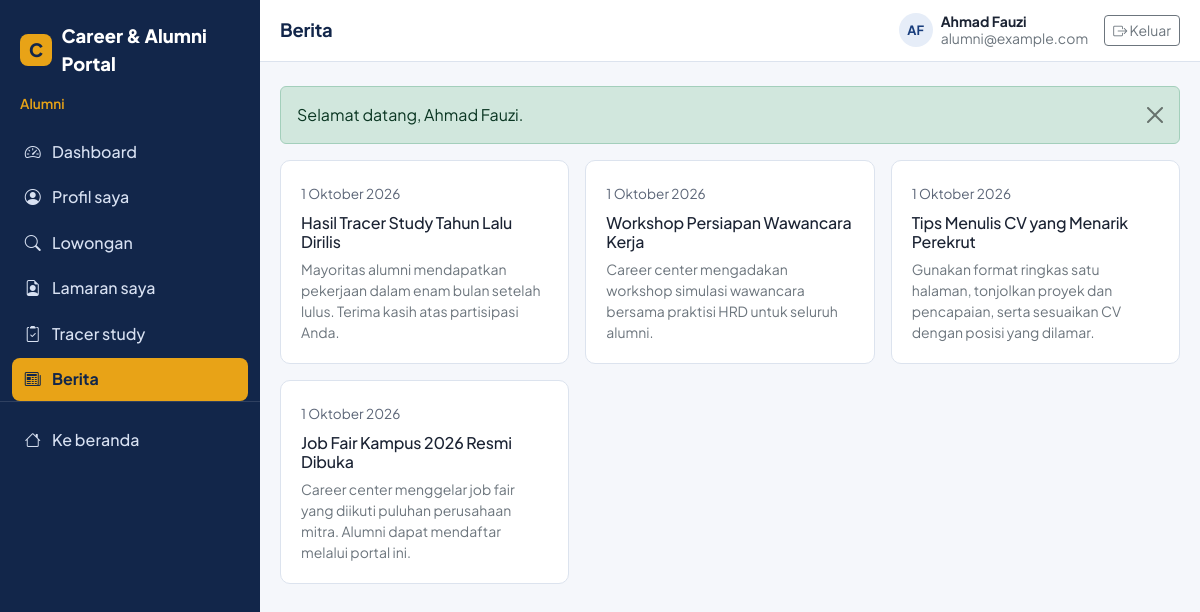
The page /alumni/news.php (signed in) on the database its author committed.
### tables this page shows
CREATE TABLE news (
  id INT UNSIGNED AUTO_INCREMENT PRIMARY KEY,
  author_id INT UNSIGNED NOT NULL,
  title VARCHAR(200) NOT NULL,
  slug VARCHAR(220) NOT NULL UNIQUE,
  content TEXT NOT NULL,
  image VARCHAR(255) NULL,
  status ENUM('draft','published') NOT NULL DEFAULT 'published',
  created_at TIMESTAMP NOT NULL DEFAULT CURRENT_TIMESTAMP,
  updated_at TIMESTAMP NOT NULL DEFAULT CURRENT_TIMESTAMP ON UPDATE CURRENT_TIMESTAMP,
  CONSTRAINT fk_news_author FOREIGN KEY (author_id) REFERENCES users(id) ON DELETE CASCADE,
  INDEX idx_news_status (status, created_at)
);

### config/database.php (called while the page is built, shortened)
<?php
function db(): PDO
{
    static $pdo = null;
    if ($pdo === null) {
        $dsn = 'mysql:host=' . DB_HOST . ';dbname=' . DB_NAME . ';charset=' . DB_CHARSET;
        try {
            $pdo = new PDO($dsn, DB_USER, DB_PASS, [
                PDO::ATTR_ERRMODE            => PDO::ERRMODE_EXCEPTION,
                PDO::ATTR_DEFAULT_FETCH_MODE => PDO::FETCH_ASSOC,
                PDO::ATTR_EMULATE_PREPARES   => false,
            ]);
        } catch (PDOException $e) {
            error_log('DB connection failed: ' . $e->getMessage());
            http_response_code(500);
            exit('Koneksi database gagal. Pastikan MySQL di XAMPP sudah berjalan, database sudah diimport, dan config/database.php sudah benar.');
        }
    }
    return $pdo;
}
function db_all(string $sql, array $params = []): array
{
    $stmt = db()->prepare($sql);
    $stmt->execute($params);
    return $stmt->fetchAll();
}

### alumni/news.php (the view, shortened to what this page needs)
<?php
$rows = db_all("SELECT title, slug, content, created_at FROM news WHERE status = 'published' ORDER BY created_at DESC, id DESC LIMIT 12");
include __DIR__ . '/../components/head.php';
include __DIR__ . '/../components/sidebar.php';
?>
<?php if (!$rows): ?>
  <div class="panel"><div class="empty-state"><i class="bi bi-newspaper"></i>Belum ada berita.</div></div>
<?php else: ?>
  <div class="row g-3">
    <?php foreach ($rows as $n): ?>
      <div class="col-md-6 col-xl-4">
        <a class="news-card d-block text-decoration-none text-reset h-100" href="<?= e(url('news-detail.php?slug=' . urlencode($n['slug']))) ?>" target="_blank">
          <time datetime="<?= e(substr($n['created_at'], 0, 10)) ?>"><?= e(date_id($n['created_at'])) ?></time>
          <h2 class="h6 mt-2"><?= e($n['title']) ?></h2>
          <p class="small text-secondary mb-0"><?= e(excerpt($n['content'], 120)) ?></p>
        </a>
      </div>
    <?php endforeach; ?>
  </div>
<?php endif; ?>
<?php include __DIR__ . '/../components/dash_end.php'; ?>

### assets/css/style.css (style rules this page uses)
:root { --navy: #12264a; --blue: #1f4e9e; --blue-dark: #183d7c; --gold: #e8a317; --surface: #f5f7fb; --card: #ffffff; --line: #dce3ee; --ink: #1b2333; --muted: #5b6577; --success: #1e8e5a; --danger: #c0392b; --radius: 10px; --bs-primary: var(--blue); --bs-body-font-family: 'Plus Jakarta Sans', system-ui, -apple-system, 'Segoe UI', sans-serif; --bs-body-color: var(--ink); --bs-body-bg: var(--surface); }
body { font-family: var(--bs-body-font-family); color: var(--ink); background: var(--surface); }
h1, h2, h3, h4, h5 { color: var(--navy); font-weight: 700; letter-spacing: -0.01em; }
a { color: var(--blue); }
.news-card { background: #fff; border: 1px solid var(--line); border-radius: var(--radius); padding: 1.25rem; height: 100%; }
.news-card time { font-size: .85rem; color: var(--muted); }

### rows shown on the page
news: created_at "1 Oktober 2026", title "Hasil Tracer Study Tahun Lalu Dirilis", content "Mayoritas alumni mendapatkan pekerjaan dalam enam bulan setelah lulus. Terima kasih atas partisipasi Anda."
news: created_at "1 Oktober 2026", title "Workshop Persiapan Wawancara Kerja", content "Career center mengadakan workshop simulasi wawancara bersama praktisi HRD untuk seluruh alumni."
news: created_at "1 Oktober 2026", title "Tips Menulis CV yang Menarik Perekrut", content "Gunakan format ringkas satu halaman, tonjolkan proyek dan pencapaian, serta sesuaikan CV dengan posisi yang dilamar."
news: created_at "1 Oktober 2026", title "Job Fair Kampus 2026 Resmi Dibuka", content "Career center menggelar job fair yang diikuti puluhan perusahaan mitra. Alumni dapat mendaftar melalui portal ini."

### other values the page prints
APP_NAME "Career & Alumni Portal"
$roleLabels[$sbRole] "Alumni"
$label "Dashboard"
$label "Profil saya"
$label "Lowongan"
$label "Lamaran saya"
$label "Tracer study"
$label "Berita"
$pageTitle "Berita"
initials($sbUser['name']) "AF"
$sbUser['name'] "Ahmad Fauzi"
$sbUser['email'] "alumni@example.com"
$f['message'] "Selamat datang, Ahmad Fauzi."
